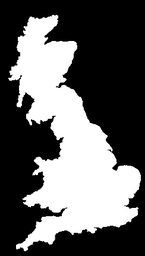
#> input picture images/GB_binary.png, 145 x 256 px, shrunk from 244 x 431 before the run
$ python box_counting.py
#> lines starting #> are read from the running program, lines starting #| are printed output that depends on the picture; after the words box and inside, x2 and y2 are one past the last pixel; in counts of white or black regions, pixels touching at a corner belong together
#> further down, image is the input picture: shape (256, 145, 3); min 0, max 255, mean 95.7
import numpy as np
from skimage import io


def box_draw(image):
    image = (image / image.max()).astype(np.uint8)
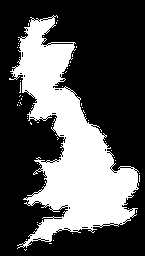
#> image: shape (256, 145, 3); values 0 (black) and 1 (white), 33% white; 61 white regions (60 under 20 px), largest, box (x1, y1, x2, y2) and area: (9, 15, 139, 249) 12137
    boxes = np.zeros((*image.shape, 3), dtype=np.uint8)
    for jumb in range(max(image.shape) - 1, 5, -1):
        y_coords, x_coords = np.meshgrid(
            range(0, image.shape[0], jumb), range(0, image.shape[1], jumb), indexing='ij'
        )
        coords = np.array([y_coords, x_coords]).reshape((2, -1)).T
        for point0, point1 in coords:
            if np.sum(image[point0:point0 + jumb, point1:point1 + jumb]):
                boxes[point0:point0 + 1, point1:point1 + jumb, 0] = 1
                boxes[point0:point0 + jumb, point1:point1 + 1, 0] = 1
                boxes[point0:point0 + jumb, point1 + jumb:point1 + jumb + 1, 0] = 1
                boxes[point0 + jumb:point0 + jumb + 1, point1:point1 + jumb, 0] = 1
            else:
                boxes[point0:point0 + 1, point1:point1 + jumb, 1] = 1
                boxes[point0:point0 + jumb, point1:point1 + 1, 1] = 1
                boxes[point0:point0 + jumb, point1 + jumb:point1 + jumb + 1, 1] = 1
                boxes[point0 + jumb:point0 + jumb + 1, point1:point1 + jumb, 1] = 1

        boxes[..., 1][boxes[..., 0] > 0] = 0
        image_copy = image.copy()
        image_copy[np.logical_or(boxes[..., 0], boxes[..., 1]) > 0] = 0
        boxes[..., 0] += image_copy
        boxes[..., 1] += image_copy
        boxes[..., 2] += image_copy

        io.imsave(f"./result/{jumb}.png", boxes * 255, check_contrast=False)
        boxes = np.zeros((*image.shape, 3), dtype=np.uint8)
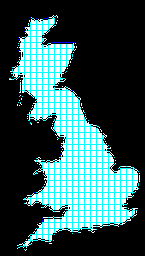
#> image_copy: shape (256, 145, 3); mean of channels 0, 1, 2 0.229, 0.329, 0.33; drawn with 1 as white


# [31 lines left out: function box_edge_draw, not called in this run]


def box_ratio(image):
    ratios = {}
    for jumb in range(max(image.shape) - 1, 5, -1):
        y_coords, x_coords = np.meshgrid(
            range(0, image.shape[0], jumb), range(0, image.shape[1], jumb), indexing='ij'
        )
        coords = np.array([y_coords, x_coords]).reshape((2, -1)).T
        non_empty_boxes = 0
        for point0, point1 in coords:
            if np.sum(image[point0:point0 + jumb, point1:point1 + jumb]):
                non_empty_boxes += 1
        ratios[jumb] = (len(coords), non_empty_boxes)
        print(f"Total boxes: {len(coords)}, non empty boxes: {non_empty_boxes}, ratio {non_empty_boxes/len(coords)}")


# [15 lines left out: function box_edge_ratio, not called in this run]


if __name__ == "__main__":
    image = io.imread("./images/GB_binary.png")
    box_draw(image)
    box_ratio(image)
